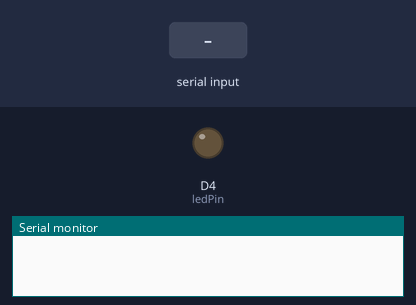
The sketch below on a simulated ESP8266 (NodeMCU). On the bench: output pins drawn as LEDs (lit = HIGH), the last lines printed to the serial monitor. The inputs (shaded band) are chosen by the test bench.

Above: at 1.2 s.
1.3 s: "0" received over Serial
At 2.5 s:
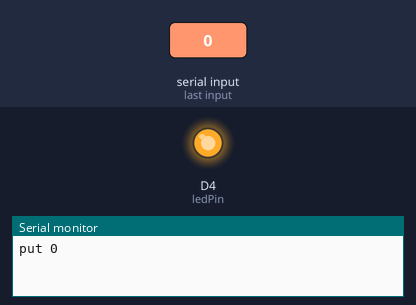
2.8 s: "1" received over Serial
At 3.7 s:
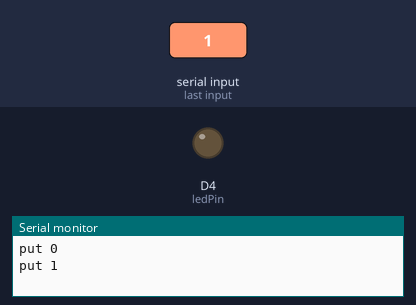
Timing chart, 0 to 5.8 s (numbered marks = the images above; inputs shaded):
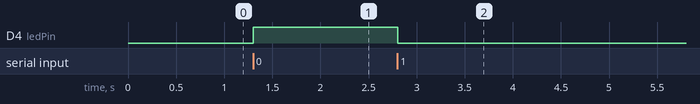

The sketch:

lab2_1.ino
```cpp
const int ledPin = D4;

void setup() {
  pinMode(ledPin, OUTPUT);
  Serial.begin(9600);
}

void loop() {
  if (Serial.available() > 0) {
    char inRead = Serial.read();

    if (inRead == '1') {
      digitalWrite(ledPin, LOW); // Turn LED ON (LOW)
      Serial.println("put 1");
    } else if (inRead == '0') {
      digitalWrite(ledPin, HIGH); // Turn LED OFF (HIGH)
      Serial.println("put 0");
    } else if (inRead > '1') {
      Serial.println("Please enter 0 or 1 only");
    }
  }
  delay(100);
}
```

Measured:
- after the input at 1.3 s, D4 (ledPin): LOW → HIGH at once
- after the input at 2.8 s, D4 (ledPin): HIGH → LOW at once
